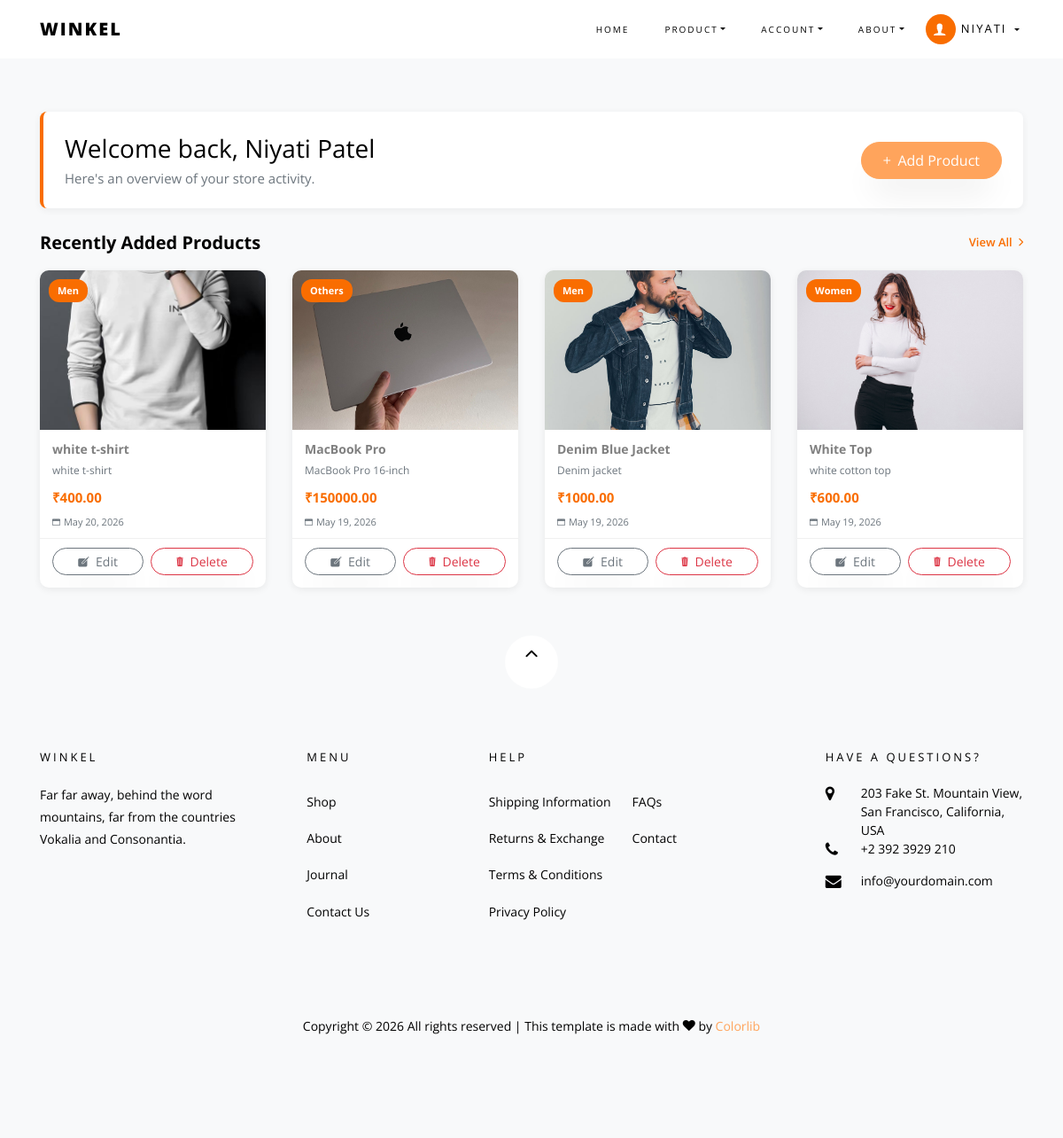
The page /seller/ (signed in) on the database its author committed.
### winklestoreapp/models.py (models this page shows, shortened)
class BuyerUser(models.Model) :
    ROLE_CHOICES = [
        ('buyer',  'Buyer'),
        ('seller', 'Seller'),
    ]
    firstName = models.CharField(max_length=50)
    lastName = models.CharField(max_length=50)
    email = models.EmailField()
    mobile = models.PositiveIntegerField()
    address = models.TextField()
    password = models.CharField()
    profile_picture = models.ImageField(upload_to="profile_picture/", null=True, blank=True)
    role = models.CharField(max_length=10, choices=ROLE_CHOICES, default='buyer')

class Product(models.Model):
    CATEGORY_CHOICES = [
        ('Men',    'Men'),
        ('Women',  'Women'),
        ('Kids',   'Kids'),
        ('Others', 'Others'),
    ]
    seller       = models.ForeignKey(BuyerUser, on_delete=models.CASCADE)
    category     = models.CharField(max_length=10, choices=CATEGORY_CHOICES)
    product_name = models.CharField(max_length=200)
    price        = models.DecimalField(max_digits=10, decimal_places=2)
    description  = models.TextField()
    product_image = models.ImageField(upload_to='products/')
    created_at   = models.DateTimeField(auto_now_add=True)

### winklestoreapp/views.py (the view)
# urls.py: path('seller/', views.seller_index, name='seller_index'),
def seller_index(request):
   email = request.session.get('email')
   if not email:
      return render(request, 'login.html', {'error': 'Please login to access the seller dashboard.'})
   try:
      seller = BuyerUser.objects.get(email=email)
   except BuyerUser.DoesNotExist:
      return render(request, 'login.html', {'error': 'Session expired. Please login again.'})
   all_products  = Product.objects.filter(seller=seller).order_by('-created_at')
   total         = all_products.count()
   recent        = all_products[:8]
   cat_counts = {
      'Men':    all_products.filter(category='Men').count(),
      'Women':  all_products.filter(category='Women').count(),
      'Kids':   all_products.filter(category='Kids').count(),
      'Others': all_products.filter(category='Others').count(),
   }
   return render(request, 'seller/seller-index.html', {
      'recent':     recent,
      'total':      total,
      'cat_counts': cat_counts,
      'seller':     seller,
   })

### winklestoreapp/templates/Seller/seller-index.html (shortened to what this page needs)
{% extends 'seller/seller-header.html' %}
{% load static %}
{% block content %}
<section class="ftco-section bg-light" style="padding-top: 4em; padding-bottom: 4em;">
    <div class="container">
        <div class="dashboard-banner mb-4">
            <div>
                <h3 class="mb-0">Welcome back, {{ seller.firstName }} {{ seller.lastName }}</h3>
                <p class="mb-0 text-muted">Here's an overview of your store activity.</p>
            </div>
            <a href="{% url 'add_product' %}" class="btn btn-primary px-4 py-2">
                <i class="ion-ios-add mr-1"></i> Add Product
            </a>
        </div>
        <div class="d-flex align-items-center justify-content-between mb-3">
            <h5 class="mb-0 font-weight-bold">Recently Added Products</h5>
            {% if total > 0 %}
            <a href="{% url 'seller_products' %}" class="text-orange" style="font-size:13px; font-weight:600;">
                View All <i class="ion-ios-arrow-forward ml-1"></i>
            </a>
            {% endif %}
        </div>
        {% if recent %}
        <div class="row">
            {% for product in recent %}
            <div class="col-sm-6 col-md-4 col-lg-3 mb-4">
                <div class="product-card h-100">
                    <div class="product-card-img">
                        {% if product.product_image %}
                        <img src="{{ product.product_image.url }}" alt="{{ product.product_name }}">
                        {% else %}
                        <div class="no-img d-flex align-items-center justify-content-center">
                            <i class="ion-ios-image" style="font-size:3rem; color:#ccc;"></i>
                        </div>
                        {% endif %}
                        <span class="cat-badge">{{ product.category }}</span>
                    </div>
                    <div class="product-card-body">
                        <h6 class="product-title" title="{{ product.product_name }}">{{ product.product_name }}</h6>
                        <p class="product-desc text-muted">{{ product.description|truncatechars:60 }}</p>
                        <p class="product-price">&#8377;{{ product.price }}</p>
                        <p class="product-date text-muted">
                            <i class="ion-ios-calendar mr-1"></i>{{ product.created_at|date:"M d, Y" }}
                        </p>
                    </div>
                    <div class="product-card-footer">
                        <a href="{% url 'edit_product' product.id %}" class="btn btn-sm btn-outline-secondary flex-fill">
                            <i class="ion-ios-create mr-1"></i> Edit
                        </a>
                        <button type="button"
                                class="btn btn-sm btn-outline-danger flex-fill"
                                data-toggle="modal"
                                data-target="#deleteModal"
                                data-product-id="{{ product.id }}"
                                data-product-name="{{ product.product_name }}">
                            <i class="ion-ios-trash mr-1"></i> Delete
                        </button>
                    </div>
                </div>
            </div>
            {% endfor %}
        </div>
        {% endif %}
    </div>
</section>
{% endblock %}

### winklestoreapp/templates/Seller/seller-header.html (shortened to what this page needs)
{% load static %}
<!DOCTYPE html>
<html lang="en">
<head>
    <link rel="stylesheet" href="{% static 'css/open-iconic-bootstrap.min.css' %}">
    <link rel="stylesheet" href="{% static 'css/animate.css' %}">
    <link rel="stylesheet" href="{% static 'css/owl.carousel.min.css' %}">
    <link rel="stylesheet" href="{% static 'css/owl.theme.default.min.css' %}">
    <link rel="stylesheet" href="{% static 'css/magnific-popup.css' %}">
    <link rel="stylesheet" href="{% static 'css/aos.css' %}">
    <link rel="stylesheet" href="{% static 'css/ionicons.min.css' %}">
    <link rel="stylesheet" href="{% static 'css/bootstrap-datepicker.css' %}">
    <link rel="stylesheet" href="{% static 'css/jquery.timepicker.css' %}">
    <link rel="stylesheet" href="{% static 'css/flaticon.css' %}">
    <link rel="stylesheet" href="{% static 'css/icomoon.css' %}">
    <link rel="stylesheet" href="{% static 'css/style.css' %}">
</head>
<body>
    <body class="goto-here">
        <nav class="navbar navbar-expand-lg navbar-dark ftco_navbar bg-dark ftco-navbar-light" id="ftco-navbar">
            <div class="container">
                <a class="navbar-brand" href="/">Winkel</a>
                <div class="collapse navbar-collapse" id="ftco-nav">
                    <ul class="navbar-nav ml-auto">
                        <li class="nav-item active"><a href="{% url 'seller_index' %}" class="nav-link">Home</a></li>
                        <li class="nav-item dropdown">
                            <a class="nav-link dropdown-toggle" href="#" id="dropdown04" data-toggle="dropdown"
                                aria-haspopup="true" aria-expanded="false">Product</a>
                        </li>
                        <li class="nav-item dropdown">
                            <a class="nav-link dropdown-toggle" href="#" id="dropdown04" data-toggle="dropdown"
                                aria-haspopup="true" aria-expanded="false">Account</a>
                        </li>
                        <li class="nav-item dropdown">
                            <a class="nav-link dropdown-toggle" href="#" id="dropdown04" data-toggle="dropdown"
                                aria-haspopup="true" aria-expanded="false">About</a>
                        </li>
                        {% if request.session.email %}
                        <li class="nav-item dropdown" style="display: flex; align-items: center;">
                            <a class="nav-link p-1 dropdown-toggle" href="{% url 'profile' %}" id="profileDropdown"
                               data-toggle="dropdown" aria-haspopup="true" aria-expanded="false"
                               style="display: flex; align-items: center; gap: 6px; margin-top: 0;">
                                {% if request.session.profile_picture %}
                                    <img src="{{ request.session.profile_picture }}"
                                         alt="Profile"
                                         class="rounded-circle"
                                         style="width: 34px; height: 34px; object-fit: cover; border: 2px solid #f96d00;">
                                {% else %}
                                    <div class="rounded-circle d-inline-flex align-items-center justify-content-center"
                                         style="width: 34px; height: 34px; background-color: #f96d00; flex-shrink: 0;">
                                        <span class="ion-ios-person" style="color: #fff; font-size: 18px; line-height: 1;"></span>
                                    </div>
                                {% endif %}
                                <span style="font-size: 13px;">{{ request.session.firstName }}</span>
                            </a>
                        </li>
                        {% endif %}
                    </ul>
                </div>
            </div>
        </nav>
        {% block content %}
        {% endblock %}
        <footer class="ftco-footer bg-light ftco-section">
            <div class="container">
                <div class="row">
                    <div class="mouse">
                        <a href="#" class="mouse-icon">
                            <div class="mouse-wheel"><span class="ion-ios-arrow-up"></span></div>
                        </a>
                    </div>
                </div>
                <div class="row mb-5">
                    <div class="col-md">
                        <div class="ftco-footer-widget mb-4">
                            <h2 class="ftco-heading-2">Winkel</h2>
                            <p>Far far away, behind the word mountains, far from the countries Vokalia and Consonantia.
                            </p>
                            <ul class="ftco-footer-social list-unstyled float-md-left float-lft mt-5">
                            </ul>
                        </div>
                    </div>
                    <div class="col-md">
                        <div class="ftco-footer-widget mb-4 ml-md-5">
                            <h2 class="ftco-heading-2">Menu</h2>
                            <ul class="list-unstyled">
                                <li><a href="#" class="py-2 d-block">Shop</a></li>
                                <li><a href="#" class="py-2 d-block">About</a></li>
                                <li><a href="#" class="py-2 d-block">Journal</a></li>
                                <li><a href="{% url 'contact' %}" class="py-2 d-block">Contact Us</a></li>
                            </ul>
                        </div>
                    </div>
                    <div class="col-md-4">
                        <div class="ftco-footer-widget mb-4">
                            <h2 class="ftco-heading-2">Help</h2>
                            <div class="d-flex">
                                <ul class="list-unstyled mr-l-5 pr-l-3 mr-4">
                                    <li><a href="#" class="py-2 d-block">Shipping Information</a></li>
                                    <li><a href="#" class="py-2 d-block">Returns &amp; Exchange</a></li>
                                    <li><a href="#" class="py-2 d-block">Terms &amp; Conditions</a></li>
                                    <li><a href="#" class="py-2 d-block">Privacy Policy</a></li>
                                </ul>
                                <ul class="list-unstyled">
                                    <li><a href="#" class="py-2 d-block">FAQs</a></li>
                                    <li><a href="{% url 'contact' %}" class="py-2 d-block">Contact</a></li>
                                </ul>
                            </div>
                        </div>
                    </div>
                    <div class="col-md">
                        <div class="ftco-footer-widget mb-4">
                            <h2 class="ftco-heading-2">Have a Questions?</h2>
                            <div class="block-23 mb-3">
                                <ul>
                                    <li><span class="icon icon-map-marker"></span><span class="text">203 Fake St.
                                            Mountain
                                            View, San Francisco, California, USA</span></li>
                                    <li><a href="#"><span class="icon icon-phone"></span><span class="text">+2 392 3929
                                                210</span></a></li>
                                    <li><a href="#"><span class="icon icon-envelope"></span><span
                                                class="text">info@yourdomain.com</span></a></li>
                                </ul>
                            </div>
                        </div>
                    </div>
                </div>
                <div class="row">
                    <div class="col-md-12 text-center">
                        <p>
                            Copyright &copy;
                            <script>document.write(new Date().getFullYear());</script> All rights reserved | This
                            template
                            is made with <i class="icon-heart color-danger" aria-hidden="true"></i> by <a
                                href="https://colorlib.com" target="_blank">Colorlib</a>
                        </p>
                    </div>
                </div>
            </div>
        </footer>
    </body>

### winklestoreapp/static/css/icomoon.css (style rules this page uses)
[class^="icon-"], [class*=" icon-"] { font-family: 'icomoon' !important; speak: none; font-style: normal; font-weight: normal; font-variant: normal; text-transform: none; line-height: 1; -webkit-font-smoothing: antialiased; -moz-osx-font-smoothing: grayscale; }
.icon-heart:before { content: "\f004"; }
.icon-map-marker:before { content: "\f041"; }
.icon-phone:before { content: "\f095"; }
.icon-envelope:before { content: "\f0e0"; }

### winklestoreapp/templates/Seller/seller-index.html (style rules this page uses)
.text-orange { color: #f96d00; }
.dashboard-banner { display: flex; align-items: center; justify-content: space-between; flex-wrap: wrap; gap: 12px; background: #fff; border-left: 4px solid #f96d00; border-radius: 8px; padding: 20px 24px; box-shadow: 0 2px 8px rgba(0,0,0,0.06); }
.product-card { background: #fff; border-radius: 10px; overflow: hidden; box-shadow: 0 2px 8px rgba(0,0,0,0.07); display: flex; flex-direction: column; transition: box-shadow 0.2s, transform 0.2s; }
.product-card-img { position: relative; height: 180px; overflow: hidden; background: #f8f8f8; }
.product-card-img img { width: 100%; height: 100%; object-fit: cover; transition: transform 0.3s; }
.cat-badge { position: absolute; top: 10px; left: 10px; background: #f96d00; color: #fff; font-size: 11px; font-weight: 700; padding: 3px 10px; border-radius: 12px; }
.product-card-body { padding: 14px 14px 8px; flex: 1; }
.product-title { font-weight: 700; font-size: 14px; margin-bottom: 6px; white-space: nowrap; overflow: hidden; text-overflow: ellipsis; }
.product-desc { font-size: 12px; line-height: 1.5; margin-bottom: 8px; }
.product-price { font-size: 15px; font-weight: 700; color: #f96d00; margin-bottom: 4px; }
.product-date { font-size: 11px; margin-bottom: 0; }
.product-card-footer { display: flex; gap: 8px; padding: 10px 14px 14px; border-top: 1px solid #f0f0f0; }
.btn-primary { background-color: #f96d00; border-color: #f96d00; }

### rows shown on the page
BuyerUser: session.firstName "NIYATI", firstName "Niyati", lastName "Patel"
Product: product_image (picture), category "Men", product_name "white t-shirt", description "white t-shirt", price "400.00", created_at "May 20, 2026"
Product: product_image (picture), category "Others", product_name "MacBook Pro", description "MacBook Pro 16-inch", price "150000.00", created_at "May 19, 2026"
Product: product_image (picture), category "Men", product_name "Denim Blue Jacket", description "Denim jacket", price "1000.00", created_at "May 19, 2026"
Product: product_image (picture), category "Women", product_name "White Top", description "white cotton top", price "600.00", created_at "May 19, 2026"
